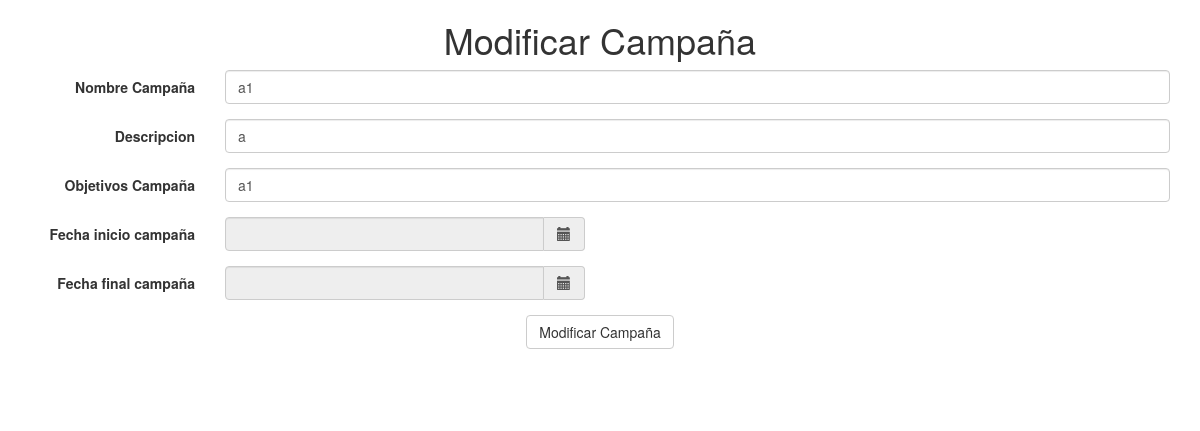
Before: /Campanas/editar/73 with the older database file.
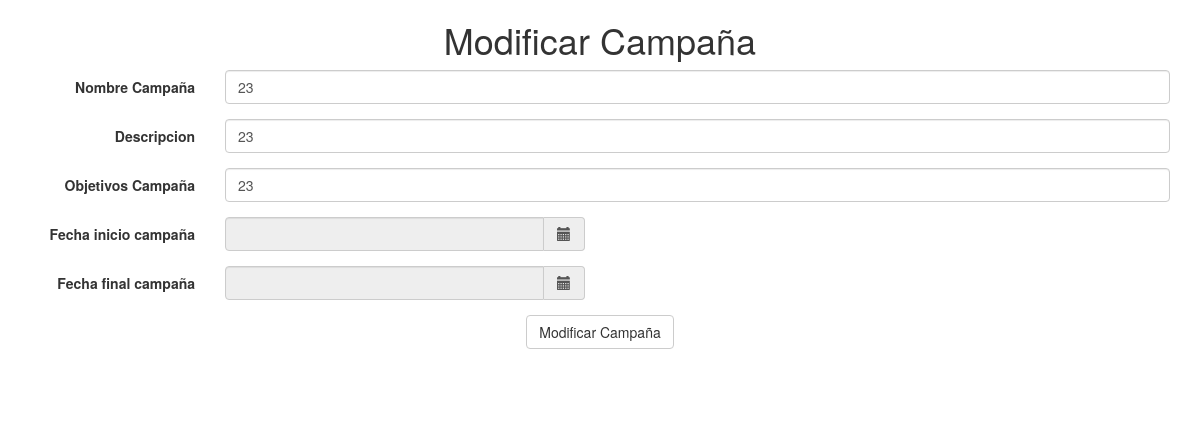
After: the same page with the newer database file.
### tables this page shows
CREATE TABLE `campanas` (
  `id_campana` int(11) NOT NULL,
  `nombre_campana` varchar(50) DEFAULT NULL,
  `descripcion` varchar(100) DEFAULT NULL,
  `objetivos` varchar(500) DEFAULT NULL,
  `fecha_inicio` varchar(15) NOT NULL,
  `fecha_final` varchar(15) NOT NULL,
  `fid_cliente` int(11) DEFAULT NULL
);

### application/controllers/Campanas.php (called while the page is built, shortened)
<?php
class Campanas extends CI_Controller {
  public function __construct(){
    $this->load->model('campanas_model');
    $this->load->model('consultas');
    $this->load->helper('url_helper');
    $this->load->helper('url');
    $this->load->database();
  }
  public function editar(){
    $id=$this->uri->segment(3);
    $obtenerEnlace = $this ->campanas_model->obtenerEnlace($id);
            if ($obtenerEnlace!=FALSE) {
                foreach ($obtenerEnlace->result() as $row) {
                    $id_campana=$id;
                    $nombre_campana=$row->nombre_campana;
                    $descripcion=$row->descripcion;
                    $objetivos=$row->objetivos;
                    $fecha_inicio=$row->fecha_inicio;
                    $fecha_final=$row->fecha_final;
                    $fid_cliente=$row->fid_cliente;
                }
                $data = array(
                    'id_campana'=>$id_campana,
                    'nombre_campana'=>$nombre_campana,
                    'descripcion'=>$descripcion,
                    'objetivos'=>$objetivos,
                    'fecha_inicio'=>$fecha_inicio,
                    'fecha_final'=>$fecha_final,
                    'fid_cliente'=>$fid_cliente);
            }
            else{
                    $data=' ';
                return FALSE;
            }
    $this->load->view('community/editar_campanas_view',$data);
    }
}

### index.php (called while the page is built, shortened)
<?php
require_once BASEPATH.'core/CodeIgniter.php';

### application/models/Campanas_model.php (called while the page is built, shortened)
<?php
class Campanas_model extends CI_Model {
    function obtenerEnlace($id){
    $this->db->where('id_campana',$id);
    $query=$this->db->get('campanas');
    if ($query->num_rows()>0) {
      return $query;
    }else
    {
      return FALSE;
    }
  }
}

### application/views/community/editar_campanas_view.php (the view, shortened to what this page needs)
<!DOCTYPE html>
<html>
<head>
  	<link rel="stylesheet" type="text/css" href="//netdna.bootstrapcdn.com/bootstrap/3.1.1/css/bootstrap.min.css">
  	<link rel="stylesheet" href="<?php echo base_url() ?>bower_components/eonasdan-bootstrap-datetimepicker/build/css/bootstrap-datetimepicker.min.css" />
</head>
<body>
<div class="container" align="center">
	<h1>Modificar Campaña</h1>
		<form class="form-horizontal"  method="POST"  action="<?php echo base_url();?>Campanas/editarEnlace/<?=$id_campana?>">
			  <div class="form-group">
			    <label  class="col-lg-2 control-label">Nombre Campaña</label>
				<div class="col-lg-10">
			  		<input type="text" class="form-control" name="txtnombre_campana" placeholder="Ingrese el nombre de la Campaña" required="" value="<?=$nombre_campana?>">
				</div>
				 </div>
			  <div class="form-group">
			    <label  class="col-lg-2 control-label">Descripcion</label>
				<div class="col-lg-10">
			  		<input type="text" class="form-control" name="txtdescripcion" placeholder="Ingrese la descripcion de la campaña" required="" value="<?=$descripcion?>">
				</div>
				 </div>
			  <div class="form-group">
			    <label  class="col-lg-2 control-label">Objetivos Campaña</label>
				<div class="col-lg-10">
			  		<input type="text" class="form-control" name="txtobjetivos" placeholder="Ingrese los objetivos de la campaña" required="" value="<?=$objetivos?>">
				</div>
				 </div>
			<div class="form-group">
               	<label  class="col-lg-2 control-label">Fecha inicio campaña</label>
               	 <div class="col-lg-4">
                   <div class='input-group date' id='from'>
                       <input type='text' name="from" class="form-control" readonly required="" />
                       <span class="input-group-addon"><span class="glyphicon glyphicon-calendar"></span>
                   </div>
                   </div>
               </div>
               <div class="form-group">
                   <label  class="col-lg-2 control-label">Fecha final campaña</label>
                   <div class="col-lg-4">
                   <div class='input-group date' id='to'>
                       <input type='text' name="to" class="form-control" required=""  readonly />
                       <span class="input-group-addon"><span class="glyphicon glyphicon-calendar"></span>
                   </div>
                   </div>
               </div>
			  <div class="form-group">
			    <div class=" col-lg-12">
			      <button type="submit" class="btn btn-default">Modificar Campaña</button>
			    </div>
			  </div>
		<br>
		<br>
</div>
</body>
</html>

Changed rows visible on the page:
changed campanas: txtnombre_campana "a1" → "23"; txtdescripcion "a" → "23"; txtobjetivos "a1" → "23"
